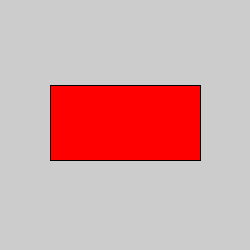
Frame 1 (no input)
Frame 60 (the mouse pressed at the canvas centre just before this capture): identical to frame 1, image omitted
Frame 120 (the mouse held since frame 60 and released just before this capture): identical to frame 1, image omitted

The Processing sketch that drew this single still picture (run headless with seeded random() and noise(); from frame 60 on, the mouse is pressed at the canvas centre):

// Processing sketch: fig_1_4
// ── fig_1_4.pde
void setup()

{

  size(250,250);

}void draw()

{

  fill(255,0,0);

rect(50,85,150,75);

}
